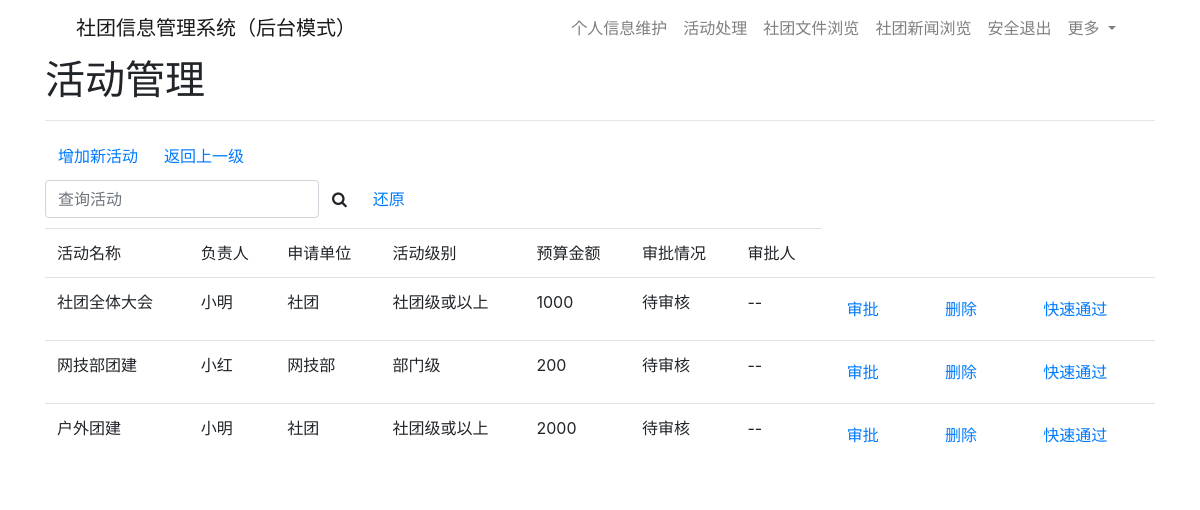
/frontend/manager/gjmanager/hdgl/hdgl.php, run on an earlier commit of the app's database.
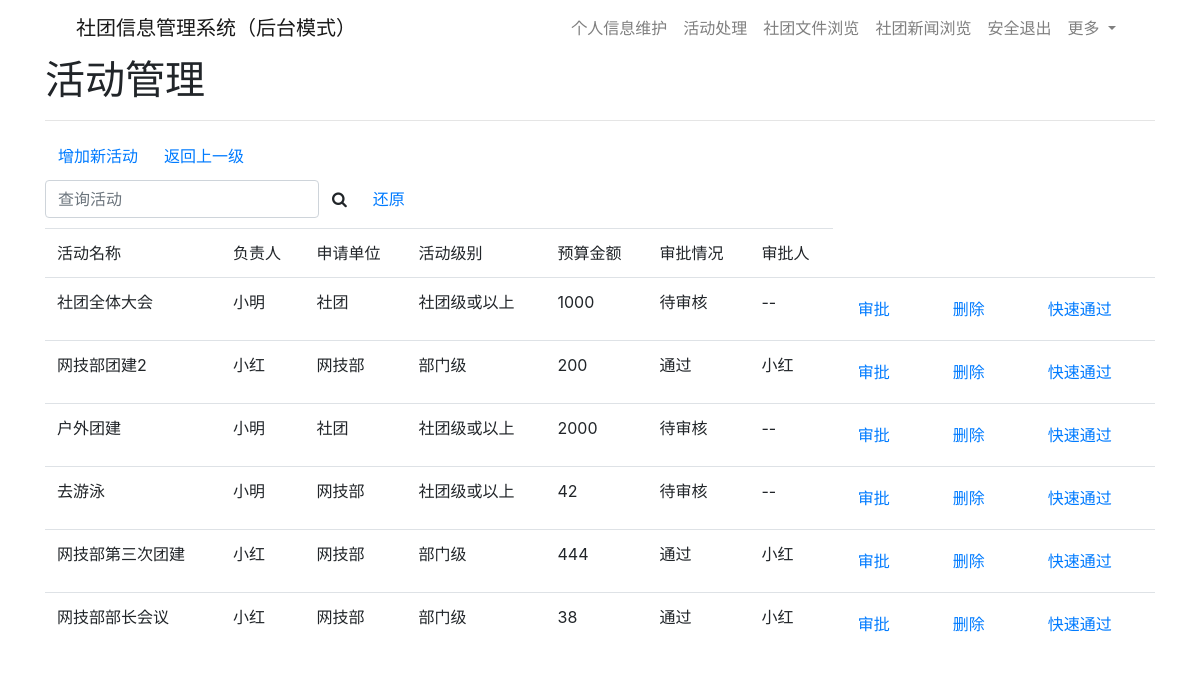
And on a later commit of the database.
### tables this page shows
CREATE TABLE `activity` (
  `ID` int(4) NOT NULL COMMENT 'ID',
  `ac_name` varchar(20) NOT NULL COMMENT '活动名',
  `ac_per` varchar(20) NOT NULL COMMENT '负责人',
  `ac_tani` varchar(20) NOT NULL COMMENT '申请单位',
  `ac_class` varchar(10) NOT NULL COMMENT '活动级别',
  `ac_budget` int(20) NOT NULL DEFAULT '0' COMMENT '预算金额',
  `ac_info` varchar(50) NOT NULL DEFAULT '无' COMMENT '活动简介',
  `ac_tip` varchar(50) NOT NULL DEFAULT '无' COMMENT '备注',
  `ac_approve` varchar(10) NOT NULL DEFAULT '待审核' COMMENT '审批情况',
  `ac_apper` varchar(20) NOT NULL DEFAULT '--' COMMENT '审批者'
);

### frontend/manager/gjmanager/hdgl/hdgl.php (the view, shortened to what this page needs)
<!DOCTYPE html>
<html>
<head>
<link href="https://cdn.bootcdn.net/ajax/libs/twitter-bootstrap/4.5.2/css/bootstrap.css" rel="stylesheet">
<link rel="stylesheet" href="https://cdn.bootcdn.net/ajax/libs/font-awesome/4.7.0/css/font-awesome.min.css">
<link href="css/main.css" rel="stylesheet">
</head>
<body>
<div class="container">
	<div class="row clearfix">
		<div class="col-md-12 column">
		    <nav class="navbar navbar-light navbar-expand-md navigation-clean">
        <div class="container"><a class="navbar-brand" href="/frontend/manager/gjmanagermain.php">社团信息管理系统（后台模式）</a>
            <div class="collapse navbar-collapse" id="navcol-1">
                <ul class="navbar-nav ml-auto">
                    <li class="nav-item"><a class="nav-link" href="/frontend/grxxwh/grxxwh.php">个人信息维护</a></li>
                    <li class="nav-item"><a class="nav-link" href="/frontend/hdcl/hdcl.php">活动处理</a></li>
                    <li class="nav-item"><a class="nav-link" href="/frontend/stwjll/stwjll.php">社团文件浏览</a></li>
                    <li class="nav-item"><a class="nav-link" href="/frontend/stxwll/stxwll.php">社团新闻浏览</a></li>
                    <li class="nav-item"><a class="nav-link" href="/frontend/aqtc.php">安全退出</a></li>
                    <li class="nav-item dropdown"><a class="dropdown-toggle nav-link" aria-expanded="false" data-toggle="dropdown" href="#">更多&nbsp;</a>
                    </li>
                </ul>
            </div>
        </div>
    </nav>
		</div>
	</div>
	<div class="row clearfix">
		<div class="col-md-12 column">
		<h1>活动管理</h1>
		<hr/>
		<div style="margin-bottom:5px"><a href="/frontend/hdcl/hdsq.php" class="btn btn-link">增加新活动</a><a href="/frontend/manager/gjmanagermain.php" class="btn btn-link">返回上一级</a></div>
		<form class="form-inline" method="post" action="">
          <input type="text" name="ss" placeholder="查询活动" class="form-control"/>
          <button type="submit" class="btn btn-default" style=""><i class="fa fa-search" aria-hidden="true"></i></button>
        <button type="submit" class="btn btn-link" style="">还原</button>
        </form>
		</div>
	</div>
	<div class="row clearfix" style="margin-top:10px">
	<div class="col-md-12 column">
	  <table class="table table-hover" >
		    <tbody>
		    <tr>
      <td>活动名称</td>
      <td>负责人</td>
      <td>申请单位</td>
      <td>活动级别</td>
      <td>预算金额</td>
      <td>审批情况</td>
      <td>审批人</td>
    </tr>
	<?php
include 'C:\phpstudy_pro\WWW\bs\backend\class\Sql.php';
  $ss=$_POST['ss'];
  if (isset($ss)||$ss!=null||$ss!="") {
      $sql="select ID,ac_name,ac_per,ac_tani,ac_class,ac_budget,ac_approve,ac_apper from activity where ac_name like('%$ss%') or ac_per like('%$ss%') or ac_tani like('%$ss%') or ac_class like('%$ss%') or ac_approve like('%$ss%')";
  }else{
      $sql="select ID,ac_name,ac_per,ac_tani,ac_class,ac_budget,ac_approve,ac_apper from activity order by id";
  }
  $result=mysqli_query($conn,$sql);
  while ($myrow=mysqli_fetch_array($result)) {
?>
      <tr>
      <td><span><?php echo str_ireplace($ss,"<font color='color:#ff0000'>".$ss."</font>",$myrow[1]); ?></span></td>
      <td><span><?php echo str_ireplace($ss,"<font color='color:#ff0000'>".$ss."</font>",$myrow[2]); ?></span></td>
      <td><span><?php echo str_ireplace($ss,"<font color='color:#ff0000'>".$ss."</font>",$myrow[3]); ?></span></td>
      <td><span><?php echo str_ireplace($ss,"<font color='color:#ff0000'>".$ss."</font>",$myrow[4]); ?></span></td>
      <td><span><?php echo str_ireplace($ss,"<font color='color:#ff0000'>".$ss."</font>",$myrow[5]); ?></span></td>
      <td><span><?php echo str_ireplace($ss,"<font color='color:#ff0000'>".$ss."</font>",$myrow[6]); ?></span></td>
      <td><span><?php echo str_ireplace($ss,"<font color='color:#ff0000'>".$ss."</font>",$myrow[7]); ?></span></td>
      <td>
        <form method="post" action="update.php"><input type="hidden" name="id" value="<?php echo $myrow[0]; ?>">
        <button class="btn btn-link" type="submit">审批</button></form>
      </td>
      <td>
        <form method="post" action="/backend/hdmanage/bk_delete.php"><input type="hidden" name="id" value="<?php echo $myrow[0]; ?>">
        <button class="btn btn-link" type="submit">删除</button></form>
      </td>
      <td>
        <form method="post" action="/backend/hdmanage/bk_grantauth.php"><input type="hidden" name="id" value="<?php echo $myrow[0]; ?>">
        <button class="btn btn-link" type="submit" data-toggle="tooltip" data-placement="top" title="快速审核通过">快速通过</button></form>
      </td>
    </tr>
<?php } ?>
  </tbody>
</table>
	</div>
</div>
</div>
</body>
</html>

What changed in the data, as far as the page shows it:
changed activity: ac_name "网技部团建" → "网技部团建2"; ac_approve "待审核" → "通过"; ac_apper "--" → "小红"
added activity: ac_name "去游泳", ac_per "小明", ac_tani "网技部", ac_class "社团级或以上", ac_budget "42", ac_approve "待审核", ac_apper "--"
added activity: ac_name "网技部第三次团建", ac_per "小红", ac_tani "网技部", ac_class "部门级", ac_budget "444", ac_approve "通过", ac_apper "小红"
added activity: ac_name "网技部部长会议", ac_per "小红", ac_tani "网技部", ac_class "部门级", ac_budget "38", ac_approve "通过", ac_apper "小红"
